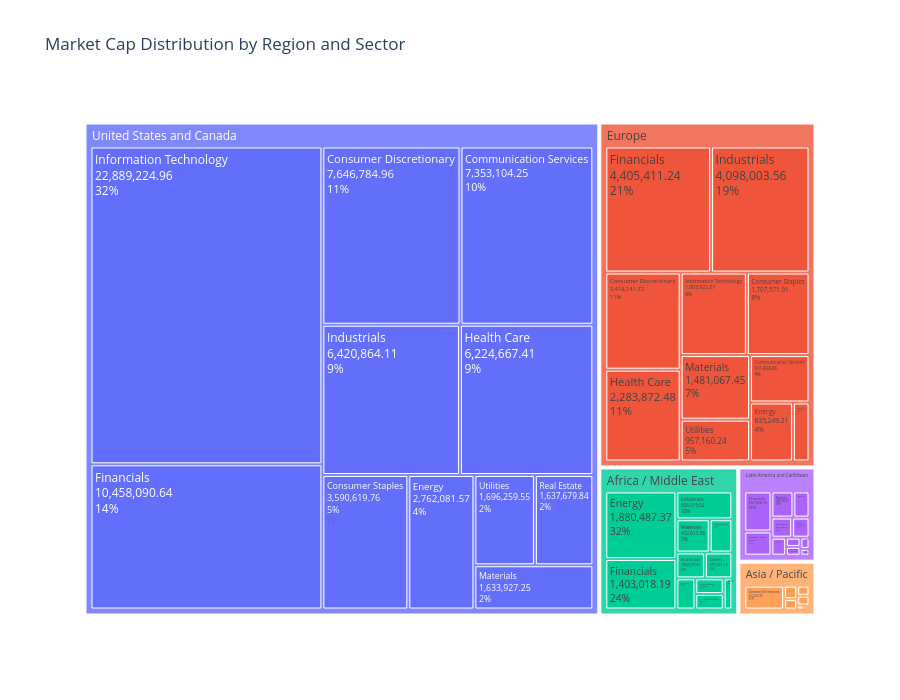

The notebook cell this image was saved under:
### Code cell
# Box plots for key metrics by region
if 'region' in all_stocks.columns:
    box_metrics = [c for c in ['market_cap', 'p_e', 'last_price'] if c in all_stocks.columns]

    if box_metrics:
        fig, axes = plt.subplots(1, len(box_metrics), figsize=(15, 5))
        if len(box_metrics) == 1:
            axes = [axes]

        for idx, metric in enumerate(box_metrics):
            data_for_box = all_stocks[[metric, 'region']].dropna()
            if len(data_for_box) > 0:
                # Use log scale for market cap
                if metric == 'market_cap':
                    data_for_box[metric] = np.log10(data_for_box[metric].clip(lower=1))
                    axes[idx].set_ylabel(f'log10({metric})')
                else:
                    axes[idx].set_ylabel(metric)

                sns.boxplot(data=data_for_box, x='region', y=metric, palette='Set3', ax=axes[idx])
                axes[idx].set_title(f'{metric} by Region', fontweight='bold')
                axes[idx].set_xlabel('Region')

        plt.tight_layout()
        plt.show()

### Figure 1 — Plotly figure (JSON) as saved in the notebook; plotly's stock layout.template omitted (floating-point values rounded to 4 significant figures)
{"data": [{"branchvalues": "total", "domain": {"x": [0.0, 1.0], "y": [0.0, 1.0]}, "hovertemplate": "labels=%{label}<br>market_cap=%{value}<br>parent=%{parent}<br>id=%{id}<extra></extra>", "ids": ["Africa / Middle East/Communication Services", "Asia / Pacific/Communication Services", "Europe/Communication Services", "Latin America and Caribbean/Communication Services", "United States and Canada/Communication Services", "Africa / Middle East/Consumer Discretionary", "Asia / Pacific/Consumer Discretionary", "Europe/Consumer Discretionary", "Latin America and Caribbean/Consumer Discretionary", "United States and Canada/Consumer Discretionary", "Africa / Middle East/Consumer Staples", "Asia / Pacific/Consumer Staples", "Europe/Consumer Staples", "Latin America and Caribbean/Consumer Staples", "United States and Canada/Consumer Staples", "Africa / Middle East/Energy", "Asia / Pacific/Energy", "Europe/Energy", "Latin America and Caribbean/Energy", "United States and Canada/Energy", "Africa / Middle East/Financials", "Asia / Pacific/Financials", "Europe/Financials", "Latin America and Caribbean/Financials", "United States and Canada/Financials", "Africa / Middle East/Health Care", "Asia / Pacific/Health Care", "Europe/Health Care", "Latin America and Caribbean/Health Care", "United States and Canada/Health Care", "Africa / Middle East/Industrials", "Asia / Pacific/Industrials", "Europe/Industrials", "Latin America and Caribbean/Industrials", "United States and Canada/Industrials", "Africa / Middle East/Information Technology", "Asia / Pacific/Information Technology", "Europe/Information Technology", "Latin America and Caribbean/Information Technology", "United States and Canada/Information Technology", "Africa / Middle East/Materials", "Asia / Pacific/Materials", "Europe/Materials", "Latin America and Caribbean/Materials", "United States and Canada/Materials", "Africa / Middle East/Real Estate", "Asia / Pacific/Real Estate", "Europe/Real Estate", "Latin America and Caribbean/Real Estate", "United States and Canada/Real Estate", "Africa / Middle East/Utilities", "Asia / Pacific/Utilities", "Europe/Utilities", "Latin America and Caribbean/Utilities", "United States and Canada/Utilities", "Africa / Middle East", "Asia / Pacific", "Europe", "Latin America and Caribbean", "United States and Canada"], "labels": ["Communication Services", "Communication Services", "Communication Services", "Communication Services", "Communication Services", "Consumer Discretionary", "Consumer Discretionary", "Consumer Discretionary", "Consumer Discretionary", "Consumer Discretionary", "Consumer Staples", "Consumer Staples", "Consumer Staples", "Consumer Staples", "Consumer Staples", "Energy", "Energy", "Energy", "Energy", "Energy", "Financials", "Financials", "Financials", "Financials", "Financials", "Health Care", "Health Care", "Health Care", "Health Care", "Health Care", "Industrials", "Industrials", "Industrials", "Industrials", "Industrials", "Information Technology", "Information Technology", "Information Technology", "Information Technology", "Information Technology", "Materials", "Materials", "Materials", "Materials", "Materials", "Real Estate", "Real Estate", "Real Estate", "Real Estate", "Real Estate", "Utilities", "Utilities", "Utilities", "Utilities", "Utilities", "Africa / Middle East", "Asia / Pacific", "Europe", "Latin America and Caribbean", "United States and Canada"], "name": "", "parents": ["Africa / Middle East", "Asia / Pacific", "Europe", "Latin America and Caribbean", "United States and Canada", "Africa / Middle East", "Asia / Pacific", "Europe", "Latin America and Caribbean", "United States and Canada", "Africa / Middle East", "Asia / Pacific", "Europe", "Latin America and Caribbean", "United States and Canada", "Africa / Middle East", "Asia / Pacific", "Europe", "Latin America and Caribbean", "United States and Canada", "Africa / Middle East", "Asia / Pacific", "Europe", "Latin America and Caribbean", "United States and Canada", "Africa / Middle East", "Asia / Pacific", "Europe", "Latin America and Caribbean", "United States and Canada", "Africa / Middle East", "Asia / Pacific", "Europe", "Latin America and Caribbean", "United States and Canada", "Africa / Middle East", "Asia / Pacific", "Europe", "Latin America and Caribbean", "United States and Canada", "Africa / Middle East", "Asia / Pacific", "Europe", "Latin America and Caribbean", "United States and Canada", "Africa / Middle East", "Asia / Pacific", "Europe", "Latin America and Caribbean", "United States and Canada", "Africa / Middle East", "Asia / Pacific", "Europe", "Latin America and Caribbean", "United States and Canada", "", "", "", "", ""], "values": [293900.0, 104200.0, 931900.0, 129300.0, 7353000.0, 229800.0, 722100.0, 2418000.0, 208500.0, 7647000.0, 173900.0, 2949.0, 1708000.0, 324600.0, 3591000.0, 1880000.0, 5046.0, 835200.0, 66860.0, 2762000.0, 1403000.0, 91760.0, 4405000.0, 537700.0, 10460000.0, 104800.0, 5348.0, 2284000.0, 29950.0, 6225000.0, 608400.0, 94100.0, 4098000.0, 205700.0, 6421000.0, 172000.0, 134000.0, 1804000.0, 50140.0, 22890000.0, 432600.0, 288.4, 1481000.0, 284000.0, 1634000.0, 288300.0, 21050.0, 322400.0, 62890.0, 1638000.0, 277400.0, 2664.0, 957200.0, 172800.0, 1696000.0, 5865000.0, 1183000.0, 21240000.0, 2072000.0, 72310000.0], "type": "treemap", "textinfo": "label+value+percent parent"}], "layout": {"legend": {"tracegroupgap": 0}, "title": {"text": "Market Cap Distribution by Region and Sector"}, "height": 700}}
